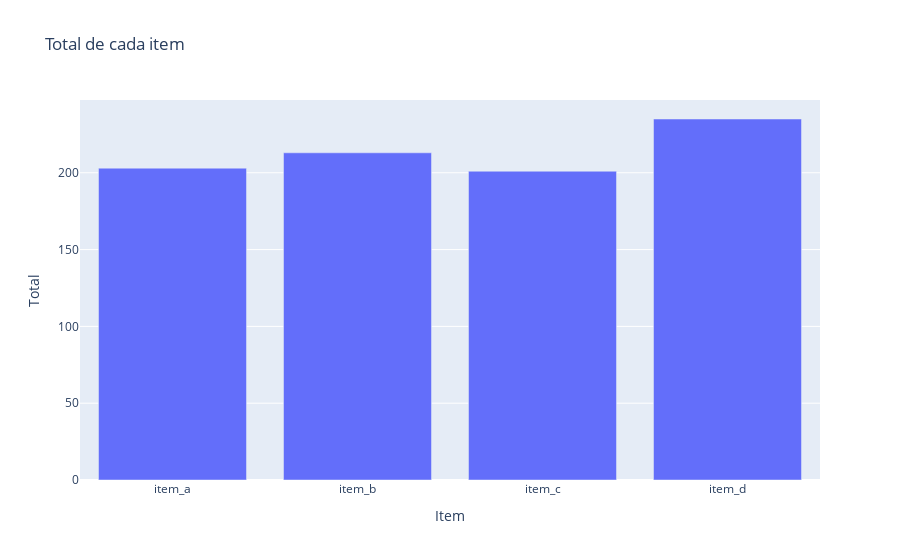

Source (notebook cell):
### Code cell
fig = px.bar(x=['item_a', 'item_b', 'item_c', 'item_d'],
             y=df[['item_a', 'item_b', 'item_c', 'item_d']].sum(),
             labels={'x': 'Item', 'y': 'Total'},
             title='Total de cada item'); fig.show()

### Figure 1 — Plotly figure (JSON) as saved in the notebook; plotly's stock layout.template omitted (floating-point values rounded to 4 significant figures)
{"data": [{"alignmentgroup": "True", "hovertemplate": "Item=%{x}<br>Total=%{y}<extra></extra>", "legendgroup": "", "marker": {"color": "#636efa", "pattern": {"shape": ""}}, "name": "", "offsetgroup": "", "orientation": "v", "showlegend": false, "textposition": "auto", "type": "bar", "x": ["item_a", "item_b", "item_c", "item_d"], "xaxis": "x", "y": [203, 213, 201, 235], "yaxis": "y"}], "layout": {"autosize": true, "barmode": "relative", "legend": {"tracegroupgap": 0}, "title": {"text": "Total de cada item"}, "xaxis": {"anchor": "y", "autorange": true, "domain": [0, 1], "range": [-0.5, 3.5], "title": {"text": "Item"}, "type": "category"}, "yaxis": {"anchor": "x", "autorange": true, "domain": [0, 1], "range": [0, 247.4], "title": {"text": "Total"}, "type": "linear"}}}
